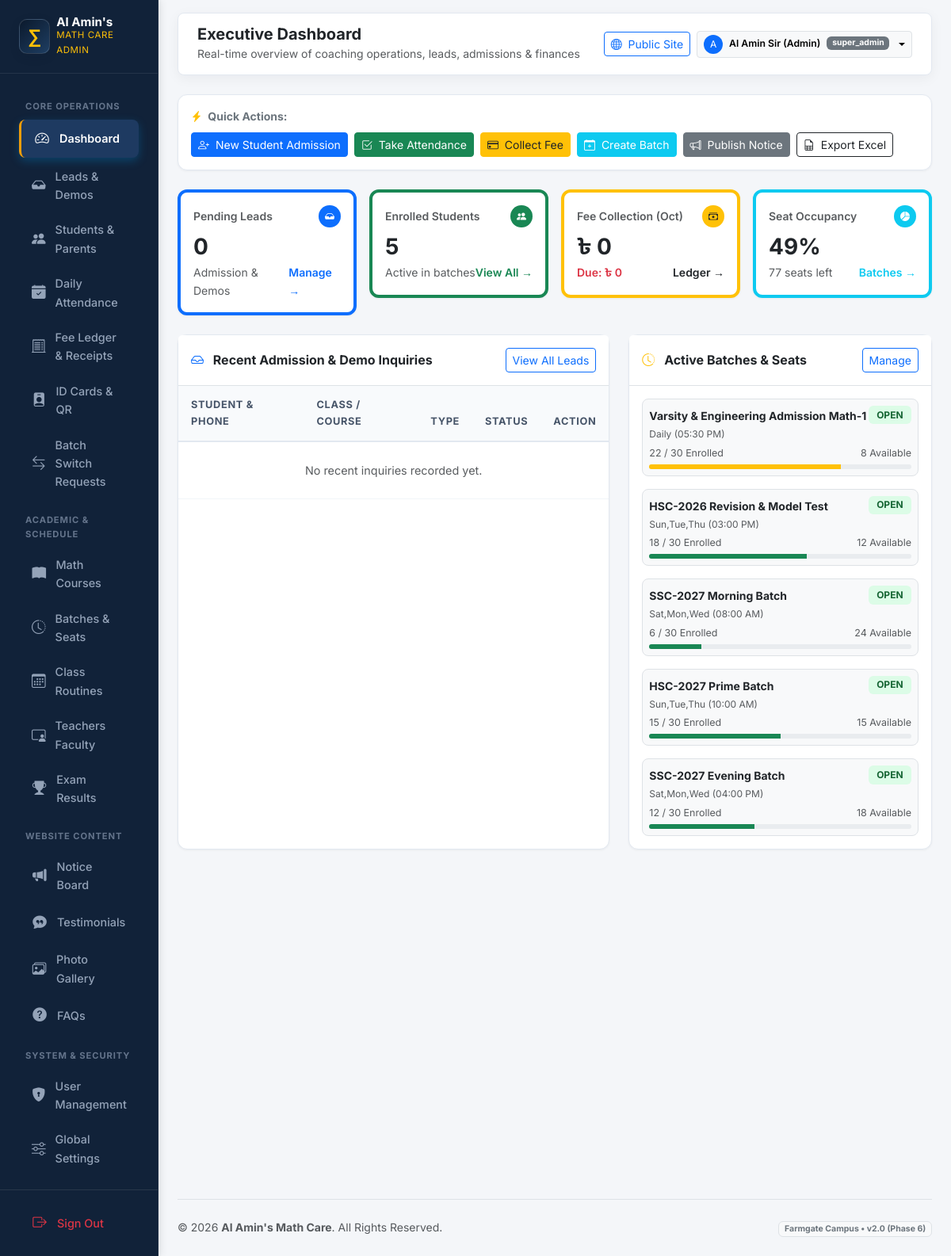
/admin/index.php (signed in), run on the app's committed database.
### tables this page shows
CREATE TABLE IF NOT EXISTS `batches` (
  `id` INT UNSIGNED AUTO_INCREMENT PRIMARY KEY,
  `course_id` INT UNSIGNED NOT NULL,
  `branch_id` INT UNSIGNED NOT NULL,
  `teacher_id` INT UNSIGNED NOT NULL,
  `batch_name` VARCHAR(100) NOT NULL,
  `batch_name_bn` VARCHAR(100) DEFAULT NULL,
  `class_days` VARCHAR(100) NOT NULL,
  `start_time` TIME NOT NULL,
  `end_time` TIME NOT NULL,
  `start_date` DATE NOT NULL,
  `total_seats` SMALLINT UNSIGNED NOT NULL DEFAULT 30,
  `available_seats` SMALLINT UNSIGNED NOT NULL DEFAULT 30,
  `admission_status` ENUM('open', 'full', 'closed') DEFAULT 'open',
  `status` ENUM('upcoming', 'running', 'completed') DEFAULT 'upcoming',
  `is_deleted` TINYINT(1) DEFAULT 0,
  `created_at` TIMESTAMP DEFAULT CURRENT_TIMESTAMP,
  FOREIGN KEY (`course_id`) REFERENCES `courses`(`id`) ON DELETE CASCADE,
  FOREIGN KEY (`branch_id`) REFERENCES `branches`(`id`) ON DELETE CASCADE,
  FOREIGN KEY (`teacher_id`) REFERENCES `teachers`(`id`) ON DELETE RESTRICT
);

### includes/i18n.php (called while the page is built, shortened)
<?php
function app_config(): array
{
    static $config = null;
    if ($config === null) {
        $config = require __DIR__ . '/../config/app.php';
    }
    return $config;
}
function current_locale(): string
{
    $config = app_config();
    $locale = $_GET['lang'] ?? $_COOKIE['site_lang'] ?? $_COOKIE['locale'] ?? $config['default_locale'];
    return $locale;
}
function init_i18n(): void
{
    $config = app_config();
}
function base_url(string $path = ''): string
{
    $base = rtrim(app_config()['base_url'] ?? '', '/');
    $path = ltrim($path, '/');
    return $base . ($path !== '' ? '/' . $path : '');
}

### includes/helpers.php (called while the page is built, shortened)
<?php
function e(?string $value): string
{
    return htmlspecialchars($value ?? '', ENT_QUOTES | ENT_SUBSTITUTE, 'UTF-8');
}

### admin/index.php (the view, shortened to what this page needs)
<?php
$pdo = db();
$stats = [
    'pending_leads' => 0,
    'total_students' => 0,
    'active_courses' => 0,
    'running_batches' => 0,
    'total_seats' => 0,
    'available_seats' => 0,
    'today_attendance_present' => 0,
    'today_attendance_absent' => 0,
    'monthly_fees_collected' => 0.0,
    'monthly_fees_due' => 0.0,
    'pending_batch_requests' => 0,
];
try {
    $stats['pending_leads'] = (int)$pdo->query('SELECT COUNT(*) FROM leads WHERE status IN ("new", "contacted") AND is_deleted = 0')->fetchColumn();
    $stats['total_students'] = (int)$pdo->query('SELECT COUNT(*) FROM students WHERE is_deleted = 0 AND status = "active"')->fetchColumn();
    $stats['active_courses'] = (int)$pdo->query('SELECT COUNT(*) FROM courses WHERE is_deleted = 0 AND is_active = 1')->fetchColumn();
    $stats['running_batches'] = (int)$pdo->query('SELECT COUNT(*) FROM batches WHERE is_deleted = 0')->fetchColumn();
    $seats = $pdo->query('SELECT SUM(total_seats) as total, SUM(available_seats) as avail FROM batches WHERE is_deleted = 0')->fetch();
    $stats['total_seats'] = (int)($seats['total'] ?? 0);
    $stats['available_seats'] = (int)($seats['avail'] ?? 0);
    $stats['filled_seats'] = max(0, $stats['total_seats'] - $stats['available_seats']);
    $currentMonth = date('Y-m');
    $feeSummary = $pdo->prepare('SELECT SUM(paid_amount) as paid, SUM(due_amount) as due FROM student_fees WHERE fee_month = :m');
    $feeSummary->execute([':m' => $currentMonth]);
    $feeRow = $feeSummary->fetch();
    $stats['monthly_fees_collected'] = (float)($feeRow['paid'] ?? 0.0);
    $stats['monthly_fees_due'] = (float)($feeRow['due'] ?? 0.0);
    $stats['pending_batch_requests'] = (int)$pdo->query('SELECT COUNT(*) FROM batch_change_requests WHERE status = "pending"')->fetchColumn();
    $recentLeads = $pdo->query('SELECT l.*, c.title_en as course_title FROM leads l LEFT JOIN courses c ON l.course_id = c.id WHERE l.is_deleted = 0 ORDER BY l.created_at DESC LIMIT 6')->fetchAll();
    $batchesList = $pdo->query('SELECT b.*, c.title_en as course_title, t.name_en as teacher_name FROM batches b JOIN courses c ON b.course_id = c.id JOIN teachers t ON b.teacher_id = t.id WHERE b.is_deleted = 0 ORDER BY b.start_date DESC LIMIT 5')->fetchAll();
} catch (Throwable $e) {
    error_log('Dashboard error: ' . $e->getMessage());
    $recentLeads = [];
    $batchesList = [];
}
require_once __DIR__ . '/includes/header.php';
?>
<div class="row g-2 mb-4">
    <div class="col-12">
        <div class="card card-custom p-3 bg-white">
            <div class="d-flex flex-wrap gap-2 align-items-center justify-content-between">
                <span class="fw-bold text-secondary small"><i class="bi bi-lightning-charge-fill text-warning me-1"></i> Quick Actions:</span>
                <div class="d-flex flex-wrap gap-2">
                    <a href="<?= e(base_url('admin/students/create.php')) ?>" class="btn btn-sm btn-primary">
                        <i class="bi bi-person-plus me-1"></i> New Student Admission
                    </a>
                    <a href="<?= e(base_url('admin/attendance/take.php')) ?>" class="btn btn-sm btn-success">
                        <i class="bi bi-check2-square me-1"></i> Take Attendance
                    </a>
                    <a href="<?= e(base_url('admin/fee-ledger/collect.php')) ?>" class="btn btn-sm btn-warning text-dark">
                        <i class="bi bi-credit-card me-1"></i> Collect Fee
                    </a>
                    <a href="<?= e(base_url('admin/batches/create.php')) ?>" class="btn btn-sm btn-info text-white">
                        <i class="bi bi-calendar-plus me-1"></i> Create Batch
                    </a>
                    <a href="<?= e(base_url('admin/notices/create.php')) ?>" class="btn btn-sm btn-secondary">
                        <i class="bi bi-megaphone me-1"></i> Publish Notice
                    </a>
                    <a href="<?= e(base_url('api/export-students.php?type=students')) ?>" class="btn btn-sm btn-outline-dark">
                        <i class="bi bi-file-earmark-spreadsheet me-1"></i> Export Excel
                    </a>
                </div>
            </div>
        </div>
    </div>
</div>
<div class="row g-3 mb-4">
    <div class="col-sm-6 col-xl-3">
        <div class="card card-custom p-3 border-start border-primary border-4">
            <div class="d-flex justify-content-between align-items-center mb-2">
                <span class="text-muted small fw-semibold">Pending Leads</span>
                <span class="badge bg-primary rounded-circle p-2"><i class="bi bi-inbox-fill text-white"></i></span>
            </div>
            <h3 class="fw-bold mb-1 text-dark"><?= $stats['pending_leads'] ?></h3>
            <div class="d-flex align-items-center justify-content-between small">
                <span class="text-muted">Admission & Demos</span>
                <a href="<?= e(base_url('admin/leads/')) ?>" class="text-primary fw-semibold text-decoration-none">Manage →</a>
            </div>
        </div>
    </div>
    <div class="col-sm-6 col-xl-3">
        <div class="card card-custom p-3 border-start border-success border-4">
            <div class="d-flex justify-content-between align-items-center mb-2">
                <span class="text-muted small fw-semibold">Enrolled Students</span>
                <span class="badge bg-success rounded-circle p-2"><i class="bi bi-people-fill text-white"></i></span>
            </div>
            <h3 class="fw-bold mb-1 text-dark"><?= $stats['total_students'] ?></h3>
            <div class="d-flex align-items-center justify-content-between small">
                <span class="text-muted">Active in batches</span>
                <a href="<?= e(base_url('admin/students/')) ?>" class="text-success fw-semibold text-decoration-none">View All →</a>
            </div>
        </div>
    </div>
    <div class="col-sm-6 col-xl-3">
        <div class="card card-custom p-3 border-start border-warning border-4">
            <div class="d-flex justify-content-between align-items-center mb-2">
                <span class="text-muted small fw-semibold">Fee Collection (<?= date('M') ?>)</span>
                <span class="badge bg-warning rounded-circle p-2"><i class="bi bi-cash-stack text-dark"></i></span>
            </div>
            <h3 class="fw-bold mb-1 text-dark">৳ <?= number_format($stats['monthly_fees_collected'], 0) ?></h3>
            <div class="d-flex align-items-center justify-content-between small">
                <span class="text-danger fw-semibold">Due: ৳ <?= number_format($stats['monthly_fees_due'], 0) ?></span>
                <a href="<?= e(base_url('admin/fee-ledger/')) ?>" class="text-warning text-dark fw-semibold text-decoration-none">Ledger →</a>
            </div>
        </div>
    </div>
    <div class="col-sm-6 col-xl-3">
        <div class="card card-custom p-3 border-start border-info border-4">
            <div class="d-flex justify-content-between align-items-center mb-2">
                <span class="text-muted small fw-semibold">Seat Occupancy</span>
                <span class="badge bg-info rounded-circle p-2"><i class="bi bi-pie-chart-fill text-white"></i></span>
            </div>
            <h3 class="fw-bold mb-1 text-dark"><?= $stats['total_seats'] > 0 ? round(($stats['filled_seats'] / $stats['total_seats']) * 100) : 0 ?>%</h3>
            <div class="d-flex align-items-center justify-content-between small">
                <span class="text-muted"><?= $stats['available_seats'] ?> seats left</span>
                <a href="<?= e(base_url('admin/batches/')) ?>" class="text-info fw-semibold text-decoration-none">Batches →</a>
            </div>
        </div>
    </div>
</div>
<div class="row g-4 mb-4">
    <div class="col-lg-7">
        <div class="card card-custom h-100">
            <div class="card-header bg-white border-bottom py-3 d-flex justify-content-between align-items-center">
                <h6 class="fw-bold mb-0 text-dark"><i class="bi bi-inbox text-primary me-2"></i> Recent Admission & Demo Inquiries</h6>
                <a href="<?= e(base_url('admin/leads/')) ?>" class="btn btn-sm btn-outline-primary">View All Leads</a>
            </div>
            <div class="table-responsive">
                <table class="table table-custom mb-0">
                    <thead>
                        <tr>
                            <th>Student & Phone</th>
                            <th>Class / Course</th>
                            <th>Type</th>
                            <th>Status</th>
                            <th class="text-end">Action</th>
                        </tr>
                    </thead>
                    <tbody>
                        <?php if (empty($recentLeads)): ?>
                            <tr>
                                <td colspan="5" class="text-center py-4 text-muted">No recent inquiries recorded yet.</td>
                            </tr>
                        <?php endif; ?>
                    </tbody>
                </table>
            </div>
        </div>
    </div>
    <div class="col-lg-5">
        <div class="card card-custom h-100">
            <div class="card-header bg-white border-bottom py-3 d-flex justify-content-between align-items-center">
                <h6 class="fw-bold mb-0 text-dark"><i class="bi bi-clock-history text-warning me-2"></i> Active Batches & Seats</h6>
                <a href="<?= e(base_url('admin/batches/')) ?>" class="btn btn-sm btn-outline-primary">Manage</a>
            </div>
            <div class="card-body p-3">
                <?php if (empty($batchesList)): ?>
                    <p class="text-muted text-center py-4">No active batches created.</p>
                <?php else: ?>
                    <div class="d-flex flex-column gap-3">
                        <?php foreach ($batchesList as $b):
                            $filled = max(0, $b['total_seats'] - $b['available_seats']);
                            $pct = $b['total_seats'] > 0 ? round(($filled / $b['total_seats']) * 100) : 0;
                            $barColor = $pct >= 90 ? 'bg-danger' : ($pct >= 70 ? 'bg-warning' : 'bg-success');
                        ?>
                            <div class="border rounded-3 p-2 bg-light">
                                <div class="d-flex justify-content-between align-items-start mb-1">
                                    <div>
                                        <strong class="text-dark small"><?= e($b['batch_name']) ?></strong>
                                        <div class="text-muted" style="font-size: 0.75rem;"><?= e($b['class_days']) ?> (<?= date('h:i A', strtotime($b['start_time'])) ?>)</div>
                                    </div>
                                    <span class="badge <?= $b['admission_status'] === 'open' ? 'badge-subtle-success' : 'badge-subtle-danger' ?> small">
                                        <?= e(strtoupper($b['admission_status'])) ?>
                                    </span>
                                </div>
                                <div class="d-flex justify-content-between align-items-center small text-muted mb-1" style="font-size: 0.78rem;">
                                    <span><?= $filled ?> / <?= $b['total_seats'] ?> Enrolled</span>
                                    <span><?= $b['available_seats'] ?> Available</span>
                                </div>
                                <div class="progress" style="height: 6px;">
                                    <div class="progress-bar <?= $barColor ?>" role="progressbar" style="width: <?= $pct ?>%;" aria-valuenow="<?= $pct ?>" aria-valuemin="0" aria-valuemax="100"></div>
                                </div>
                            </div>
                        <?php endforeach; ?>
                    </div>
                <?php endif; ?>
            </div>
        </div>
    </div>
</div>
<?php require_once __DIR__ . '/includes/footer.php'; ?>

### data on the page
batches: is_deleted "0", id "5", batch_name "Varsity & Engineering Admission Math-1", class_days "Daily", start_time "05:30 PM", admission_status "OPEN", filled "22", total_seats "30", available_seats "8"
batches: batch_name "HSC-2026 Revision & Model Test", class_days "Sun,Tue,Thu", start_time "03:00 PM", admission_status "OPEN", filled "18", total_seats "30", available_seats "12"
batches: batch_name "SSC-2027 Morning Batch", class_days "Sat,Mon,Wed", start_time "08:00 AM", admission_status "OPEN", filled "6", total_seats "30", available_seats "24"
batches: batch_name "HSC-2027 Prime Batch", class_days "Sun,Tue,Thu", start_time "10:00 AM", admission_status "OPEN", available_seats "15", total_seats "30"
batches: batch_name "SSC-2027 Evening Batch", class_days "Sat,Mon,Wed", start_time "04:00 PM", admission_status "OPEN", filled "12", total_seats "30", available_seats "18"

### other printed values
$adminPageHeading "Executive Dashboard"
$adminPageSubheading "Real-time overview of coaching operations, leads, admissions & finances"
substr($adminUser, 0, 1) "A"
$adminUser "Al Amin Sir (Admin)"
$adminRole "super_admin"
$stats['available_seats'] "77"
